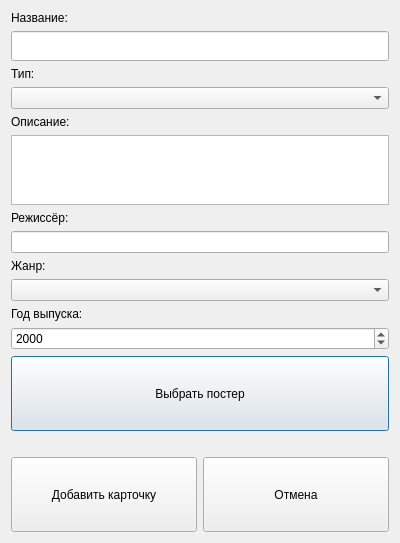
<?xml version="1.0" encoding="UTF-8"?>
<ui version="4.0">
 <class>Dialog</class>
 <widget class="QDialog" name="Dialog">
  <property name="geometry">
   <rect>
    <x>0</x>
    <y>0</y>
    <width>400</width>
    <height>526</height>
   </rect>
  </property>
  <property name="windowTitle">
   <string>Добавить фильм</string>
  </property>
  <layout class="QVBoxLayout" name="verticalLayout">
   <item>
    <widget class="QLabel" name="labelName">
     <property name="text">
      <string>Название:</string>
     </property>
    </widget>
   </item>
   <item>
    <widget class="QLineEdit" name="movieTitle">
     <property name="minimumSize">
      <size>
       <width>30</width>
       <height>30</height>
      </size>
     </property>
    </widget>
   </item>
   <item>
    <widget class="QLabel" name="labelType">
     <property name="text">
      <string>Тип:</string>
     </property>
    </widget>
   </item>
   <item>
    <widget class="QComboBox" name="comboBoxTypes"/>
   </item>
   <item>
    <widget class="QLabel" name="labelOverview">
     <property name="text">
      <string>Описание:</string>
     </property>
    </widget>
   </item>
   <item>
    <widget class="QTextEdit" name="movieOverview"/>
   </item>
   <item>
    <widget class="QLabel" name="label">
     <property name="text">
      <string>Режиссёр:</string>
     </property>
    </widget>
   </item>
   <item>
    <widget class="QLineEdit" name="lineEdit"/>
   </item>
   <item>
    <widget class="QLabel" name="labelGenre">
     <property name="text">
      <string>Жанр:</string>
     </property>
    </widget>
   </item>
   <item>
    <widget class="QComboBox" name="comboBoxGenres">
     <property name="toolTip">
      <string>&lt;html&gt;&lt;head/&gt;&lt;body&gt;&lt;p&gt;Выберите жанр из списка...&lt;/p&gt;&lt;/body&gt;&lt;/html&gt;</string>
     </property>
    </widget>
   </item>
   <item>
    <widget class="QLabel" name="labelYear">
     <property name="text">
      <string>Год выпуска:</string>
     </property>
    </widget>
   </item>
   <item>
    <widget class="QSpinBox" name="spinBoxYear">
     <property name="toolTip">
      <string>&lt;html&gt;&lt;head/&gt;&lt;body&gt;&lt;p&gt;Выберите год выпсука...&lt;/p&gt;&lt;/body&gt;&lt;/html&gt;</string>
     </property>
     <property name="whatsThis">
      <string>&lt;html&gt;&lt;head/&gt;&lt;body&gt;&lt;p&gt;Выберите год выпсука...&lt;/p&gt;&lt;/body&gt;&lt;/html&gt;</string>
     </property>
     <property name="minimum">
      <number>1895</number>
     </property>
     <property name="maximum">
      <number>2100</number>
     </property>
     <property name="value">
      <number>2000</number>
     </property>
    </widget>
   </item>
   <item>
    <widget class="QPushButton" name="choosePosterButton">
     <property name="minimumSize">
      <size>
       <width>75</width>
       <height>75</height>
      </size>
     </property>
     <property name="text">
      <string>Выбрать постер</string>
     </property>
    </widget>
   </item>
   <item alignment="Qt::AlignHCenter|Qt::AlignVCenter">
    <widget class="QLabel" name="posterPreview"/>
   </item>
   <item>
    <layout class="QHBoxLayout" name="horizontalLayout">
     <item>
      <widget class="QPushButton" name="addButton">
       <property name="minimumSize">
        <size>
         <width>75</width>
         <height>75</height>
        </size>
       </property>
       <property name="text">
        <string>Добавить карточку</string>
       </property>
      </widget>
     </item>
     <item>
      <widget class="QPushButton" name="cancelButton">
       <property name="minimumSize">
        <size>
         <width>75</width>
         <height>75</height>
        </size>
       </property>
       <property name="text">
        <string>Отмена</string>
       </property>
      </widget>
     </item>
    </layout>
   </item>
  </layout>
 </widget>
 <resources/>
 <connections/>
</ui>
